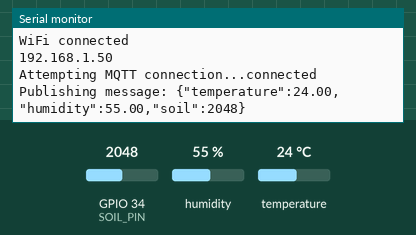
Bench run of a sketch on a simulated ESP32. Parts: the last lines printed to the serial monitor. The inputs (shaded band) are chosen by the test bench; at power-on: humidity 55 %, GPIO 34 (SOIL_PIN) = 2048, temperature 24 °C. WiFi joins after 1.5 s; servers stay silent unless stated; random numbers use the default seed unless the sketch sets one; no MQTT or app messages arrive unless stated.

Above: at 3.2 s.
3.3 s: humidity set to 22 %
At 7.4 s:
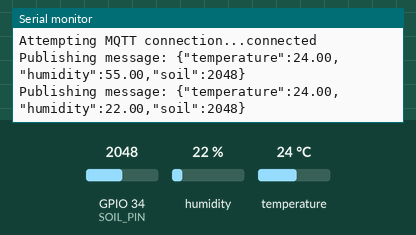
8.9 s: GPIO 34 (SOIL_PIN) set to 2866
At 12.7 s:
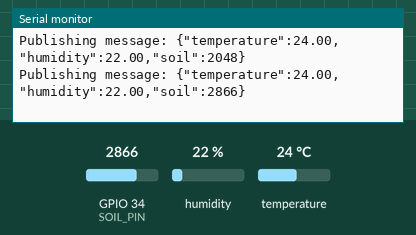
14.5 s: temperature set to 12 °C
At 17.9 s:
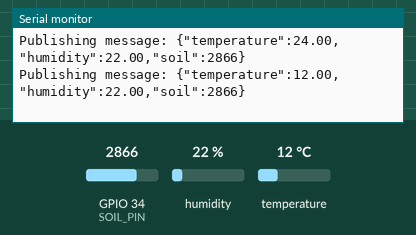
20.1 s: GPIO 34 (SOIL_PIN) set to 3603
At 23.2 s:
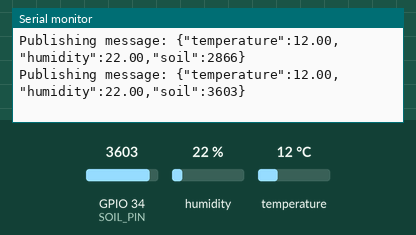
25.7 s: humidity set to 40 %
At 28.4 s:
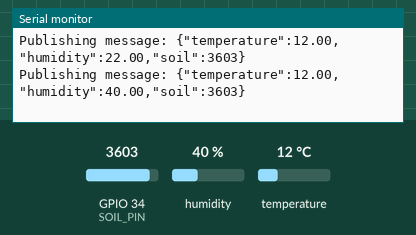
Timing chart, 0 to 29.9 s (numbered marks = the images above; inputs shaded):
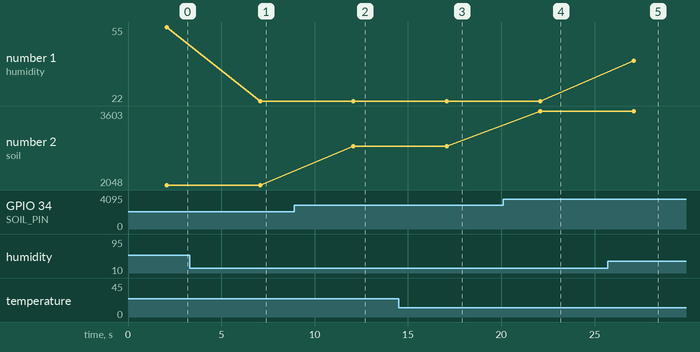

The sketch:

farm.ino
```cpp
#include <WiFi.h>
#include <PubSubClient.h>
#include <WiFiClientSecure.h>
#include "DHT.h"

// ====== Konfigurasi WiFi ======
const char* ssid = "Wifi net";
const char* password = "12345678";

// ====== Konfigurasi MQTT HiveMQ Cloud ======
const char* mqtt_server = "d835bc5132a1488a88bfed2c34dcb24a.s1.eu.hivemq.cloud";
const int mqtt_port = 8883;
const char* mqtt_user = "maaulln";   // dari HiveMQ Access Management
const char* mqtt_pass = "Mobilelegend111";

// ====== Konfigurasi Sensor ======
#define DHTPIN 4
#define DHTTYPE DHT22
#define SOIL_PIN 34

DHT dht(DHTPIN, DHTTYPE);

WiFiClientSecure espClient;
PubSubClient client(espClient);

// ====== Fungsi koneksi WiFi ======
void setup_wifi() {
  delay(10);
  Serial.println();
  Serial.print("Connecting to ");
  Serial.println(ssid);

  WiFi.begin(ssid, password);
  while (WiFi.status() != WL_CONNECTED) {
    delay(1000);
    Serial.print(".");
  }

  Serial.println("");
  Serial.println("WiFi connected");
  Serial.println(WiFi.localIP());
}

// ====== Reconnect MQTT ======
void reconnect() {
  while (!client.connected()) {
    Serial.print("Attempting MQTT connection...");
    String clientId = "ESP32Client-" + String(random(0xffff), HEX);
    if (client.connect(clientId.c_str(), mqtt_user, mqtt_pass)) {
      Serial.println("connected");
    } else {
      Serial.print("failed, rc=");
      Serial.print(client.state());
      Serial.println(" try again in 5 seconds");
      delay(5000);
    }
  }
}

void setup() {
  Serial.begin(115200);
  dht.begin();

  setup_wifi();

  // Set TLS (tanpa sertifikat CA, HiveMQ mengizinkan)
  espClient.setInsecure();

  client.setServer(mqtt_server, mqtt_port);
}

void loop() {
  if (!client.connected()) {
    reconnect();
  }
  client.loop();

  float h = dht.readHumidity();
  float t = dht.readTemperature();
  int soil = analogRead(SOIL_PIN);

  if (isnan(h) || isnan(t)) {
    Serial.println("Failed to read from DHT sensor!");
    return;
  }

  // Konversi data ke JSON
  String payload = "{\"temperature\":";
  payload += String(t);
  payload += ",\"humidity\":";
  payload += String(h);
  payload += ",\"soil\":";
  payload += String(soil);
  payload += "}";

  Serial.print("Publishing message: ");
  Serial.println(payload);

  // Publish ke topik MQTT
  client.publish("smartfarm/sensor", payload.c_str());

  delay(5000); // kirim tiap 5 detik
}
```

Measured:
- after the input at 3.3 s, the serial monitor: prints a new line after 3.8 s (image 1)
- after the input at 8.9 s, the serial monitor: prints a new line after 3.2 s (image 2)
- after the input at 14.5 s, the serial monitor: prints a new line after 2.6 s (image 3)
- after the input at 20.1 s, the serial monitor: prints a new line after 2.0 s (image 4)
- after the input at 25.7 s, the serial monitor: prints a new line after 1.4 s (image 5)
- plotted number 1: 55 → 22 after the input at 3.3 s, 22 → 40 after the input at 25.7 s
- plotted number 2: 2048 → 2866 after the input at 8.9 s, 2866 → 3603 after the input at 20.1 s
